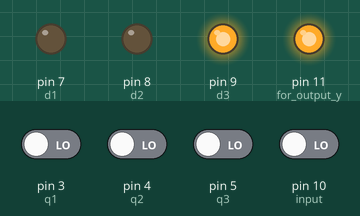
Simulated run of this sketch. Board: Arduino Uno, built with avr-gcc and run on an emulated ATmega328P. Parts: output pins drawn as LEDs (lit = HIGH). Inputs (shaded band) come from the test bench; at power-on: pin 3 (q1), pin 4 (q2), pin 5 (q3), pin 10 (input) LOW. Pins used as bus, display or sensor lines are not drawn.

Above: at 2.8 s.
2.9 s: pin 4 (q2) driven HIGH
At 4.0 s:
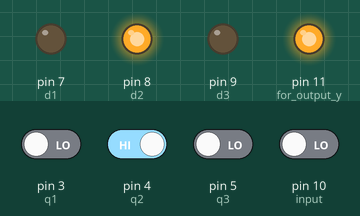
4.5 s: pin 3 (q1) driven HIGH
At 5.5 s:
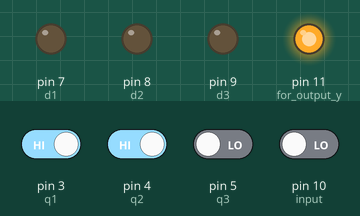
6.5 s: pin 3 (q1) driven LOW
At 8.2 s:
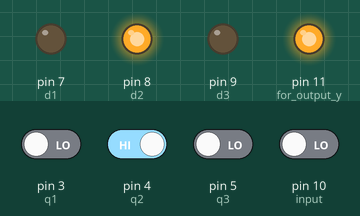
8.5 s: pin 5 (q3) driven HIGH
At 9.8 s:
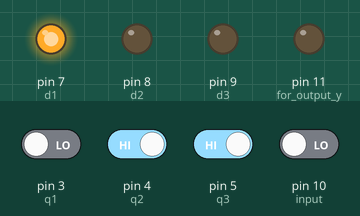
10.5 s: pin 5 (q3) driven LOW
At 11.3 s:
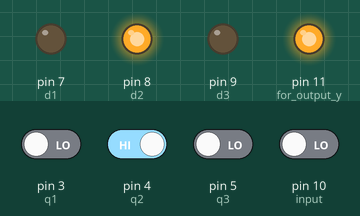
12.5 s: pin 10 (input) driven HIGH
At 14.8 s:
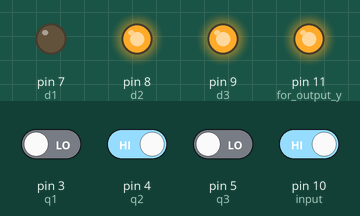
Timing chart, 0 to 16.3 s (numbered marks = the images above; inputs shaded):
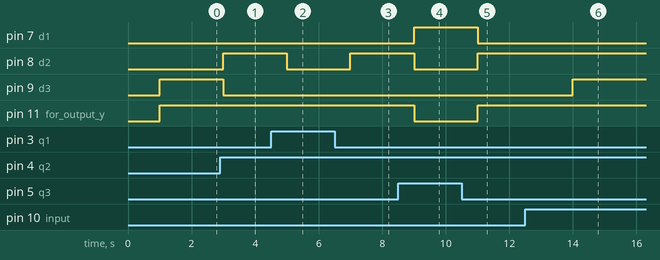

The sketch:

sequence0010.ino
```cpp
int x,y,o,p;
int q1=0,q2=0,q3=0,d1,d2,d3;

void disp7474(int o,int d1,int d2,int d3){

   digitalWrite(7,d1);
   digitalWrite(8,d2);
   digitalWrite(9,d3);
}

void setup(){
    //Serial.begin(9600);
    pinMode(3,INPUT);   //q1
    pinMode(4,INPUT);   //q2
    pinMode(5,INPUT);   //q3
    pinMode(7,OUTPUT);  //d1
    pinMode(8,OUTPUT);  //d2
    pinMode(9,OUTPUT);  //d3
    pinMode(10,INPUT);  // input
    pinMode(11,OUTPUT); //for output y
    pinMode(12,OUTPUT); // FOR CLOCK
}


void loop(){
   digitalWrite(12,LOW);

   x = digitalRead(10); //declaring x as input
   digitalWrite(12,HIGH);
   delay(1000);
  q1= digitalRead(3);
   q2= digitalRead(4);
   q3= digitalRead(5);
   d1= (!q1&&q2&&q3&&!x);
   d2= ((!q1&&q2&&!q3)||(!q1&&!q2&&q3&&!x));
   d3= (!q2&&!q3&&!x)||(!q1&&q2&&!q3&&x);
  y = (!q1&&q2&&q3&&!x);
   disp7474(o,d1,d2,d3);
 //  Serial.print(o);
   //delay(1);
  // Serial.print(d1);
  // delay(1);
  // Serial.print(d2);
  // delay(1);
  // Serial.print(d3);
  // delay(1);

if  (y==1){
      digitalWrite(11,LOW);
  }
if (y==0){
      digitalWrite(11,HIGH);
  }
 }
```

Measured:
- after the input at 2.9 s, pin 8 (d2): LOW → HIGH after 0.10 s; pin 9 (d3): HIGH → LOW after 0.10 s
- after the input at 4.5 s, pin 8 (d2): HIGH → LOW after 0.50 s
- after the input at 6.5 s, pin 8 (d2): LOW → HIGH after 0.50 s
- after the input at 8.5 s, pin 7 (d1): LOW → HIGH after 0.50 s; pin 8 (d2), pin 11 (for_output_y): HIGH → LOW after 0.50 s
- after the input at 10.5 s, pin 7 (d1): HIGH → LOW after 0.50 s; pin 8 (d2), pin 11 (for_output_y): LOW → HIGH after 0.50 s
- after the input at 12.5 s, pin 9 (d3): LOW → HIGH after 1.5 s
